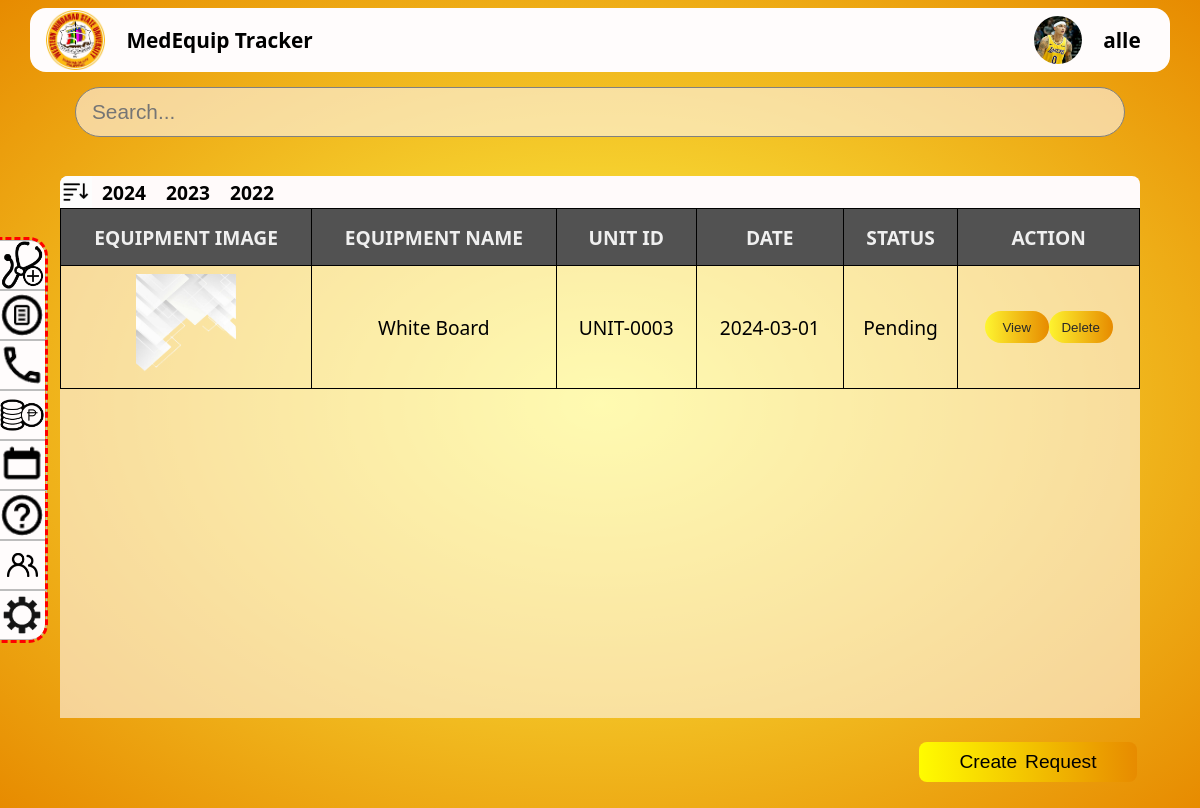
Page /user panel/appointment.php?id=1 (signed in) on the committed database.
### tables this page shows
CREATE TABLE `users` (
  `id` int(11) NOT NULL,
  `fullname` varchar(255) NOT NULL,
  `email` varchar(255) NOT NULL,
  `password` varchar(255) NOT NULL,
  `role` enum('admin','user','anonymous') NOT NULL DEFAULT 'anonymous',
  `contact` varchar(15) DEFAULT NULL,
  `department` varchar(255) DEFAULT NULL,
  `profile_img` varchar(255) DEFAULT NULL,
  `username` varchar(255) DEFAULT NULL,
  `gender` varchar(10) DEFAULT NULL,
  `address` varchar(100) DEFAULT NULL
);

CREATE TABLE `appointment` (
  `request_ID` int(11) NOT NULL,
  `equipment_ID` int(11) DEFAULT NULL,
  `article` varchar(255) DEFAULT NULL,
  `date_request` date DEFAULT NULL,
  `description` text DEFAULT NULL,
  `fullname` varchar(255) DEFAULT NULL,
  `email` varchar(255) DEFAULT NULL,
  `contact_number` varchar(20) DEFAULT NULL,
  `status` varchar(255) NOT NULL DEFAULT 'pending',
  `damage_img` varchar(255) DEFAULT NULL,
  `equip_img` varchar(255) DEFAULT NULL,
  `unit_ID` varchar(255) DEFAULT NULL
);

### functions/header.php (called while the page is built, shortened)
<?php
$id = isset($_GET['id']) ? $_GET['id'] : null;
function getUserInfo($conn, $id) {
    $sql = "SELECT * FROM users WHERE id = '$id'";
    $result = $conn->query($sql);
    if ($result && $result->num_rows > 0) {
        return $result->fetch_assoc();
    } else {
        return null;
    }
}
$userInfo = getUserInfo($conn, $id);
?>

### authentication/auth.php (called while the page is built, shortened)
<?php
$userID = $_SESSION['user_id'];
?>

### user panel/appointment.php (the view, shortened to what this page needs)
<?php
include_once "../dbConfig/dbconnect.php";
include_once "../functions/header.php";
$sql = "SELECT * FROM appointment";
$result = mysqli_query($conn, $sql);
?>
<!DOCTYPE html>
<html lang="en">
<head>
    <link rel="stylesheet" href="../assets/css/index.css">
    <link rel="stylesheet" href="../assets/css/appointment.css">
</head>
<body>
    <div class="container1">
        <div class="headerContainer">
            <div class="subHeaderContainer">
                <div class="imageContainer">
                    <div class="subImageContainer">
                        <img class="image" src="../assets/img/medLogo.png" alt="">
                    </div>
                    <div class="nameContainer">
                        <p class="companyName">MedEquip Tracker</p>
                    </div>
                </div>
                <div class="profileContainer">
                    <div class="subProfileContainer">
                        <?php
                            if (!empty($userInfo['profile_img'])) {
                                echo '<img class="headerImg" src="../uploads/' . $userInfo['profile_img'] . '" alt="Profile Image">';
                            } else {
                                echo '<img class="headerImg" src="../assets/img/person-circle.png" alt="Mountain Placeholder">';
                            }
                        ?>
                        </div>
                        <div class="subProfileContainer">
                        <p class="userName"><?php echo $userInfo['username'] ?? ''; ?></p>
                    </div>
                </div>
            </div>
            <?php include('sidebar.php'); ?>
        </div>
        <div class="container">
           <div class="searchBarContainer">
                <input class="searchBar" placeholder="Search..." type="text">
           </div>
           <div class="filterContainer">
                <div class="subFilterContainer">
                    <div class="sortContainer">
                        <img class="sort" src="../assets/img/th (2).jpg" alt="">
                    </div>
                    <div class="filter" onclick="changeColor(this)">
                        <p class="year">2024</p>
                    </div>
                    <div class="filter" onclick="changeColor(this)">
                        <p class="year">2023</p>
                    </div>
                    <div class="filter" onclick="changeColor(this)">
                        <p class="year">2022</p>
                    </div>
                </div>
           </div>
           <div class="tableContainer1">
                <table>
                    <thead>
                        <tr>
                            <th>EQUIPMENT IMAGE</th>
                            <th>EQUIPMENT NAME</th>
                            <th>UNIT ID</th>
                            <th>DATE</th>
                            <th>STATUS</th>
                            <th>ACTION</th>
                        </tr>
                    </thead>
                    <tbody>
                        <?php
                        while ($row = mysqli_fetch_assoc($result)) {
                            echo "<tr>";
                            echo "<td><img src='../uploads/{$row['equip_img']}' alt='Equipment Image' width='100' height='100'></td>";
                            echo "<td>{$row['article']}</td>";
                            echo "<td>{$row['unit_ID']}</td>";
                            echo "<td>{$row['date_request']}</td>";
                            echo "<td>{$row['status']}</td>";
                            echo "<td class='actionContainer'>";
                            echo "<a href='../user panel/viewAppointment.php?request_ID={$row['request_ID']}&id={$userID}'><button class='action'>View</button></a>";
                            echo "<button class='action'>Delete</button>";
                            echo "</td>";
                            echo "</tr>";
                        }
                        ?>
                    </tbody>
                </table>
           </div>
           <div class="createAppointment">
                <div class="createAppointment2">
                    <a href="../user panel/createAppointment.php?id=<?php echo $userID; ?>">
                    <button class="createbtn">Create<span style="margin-left: 0.5rem;">Request</span></button>
                    </a>
                </div>
           </div>
        </div>
</body>
</html>

### assets/css/index.css (style rules this page uses)
* { margin: 0; padding: 0; }
body { background: radial-gradient(rgb(255,252,0, 0.7), rgb(231, 139, 0)); font-family: system-ui, -apple-system; }
.headerContainer { height: 5rem; width: 100%; display: flex; justify-content: center; align-items: center; }
.subHeaderContainer { height: 4rem; width: 90%; border-radius: 1rem; backdrop-filter: blur(1rem); background-color: rgb(255,252,252); display: flex; flex-direction: row; justify-content: space-between; }
.imageContainer { height: 100%; width: 12rem; display: flex; flex-direction: row; }
.subImageContainer { height: 100%; width: 8rem; margin-left: 1rem; display: flex; justify-content: center; align-items: center; }
.nameContainer { height: 100%; width: 14rem; }
.nameContainer p { font-size: 1.3rem; }
.profileContainer { height: 100%; width: 12rem; display: flex; flex-direction: row; justify-content: right; cursor: pointer; }
.subProfileContainer { height: 100%; width: 4rem; display: flex; justify-content: center; align-items: center; }
.headerImg { border-radius: 5rem; width: 3rem; height: 3rem; }
.profileContainer p { font-size: 1.3rem; }
.image { height: 3.7rem; }
.companyName { display: none; }
.adminName, .userName { display: none; }
.container { height: 91vh; display: flex; flex-direction: column; align-items: center; }
.searchBarContainer { height: 4rem; width: 100%; display: flex; justify-content: center; align-items: center; }
.searchBar { height: 3rem; width: 86%; border-radius: 10rem; border: solid gray 1px; padding-left: 1rem; font-size: 1.3rem; background-color: rgba(255, 250, 250, 0.582); }
.filterContainer { height: 2rem; width: 100%; margin-top: 2rem; display: flex; justify-content: center; align-items: center; }
.subFilterContainer { height: 100%; width: 90%; background-color: snow; border-radius: 0.5rem 0.5rem 0rem 0rem; overflow-y: auto; display: flex; flex-direction: row; }
.sortContainer { height: 100%; width: 2rem; display: flex; justify-content: center; align-items: center; cursor: pointer; }
.sort { height: 2rem; }
.filter { height: 100%; width: 4rem; display: flex; justify-content: center; align-items: center; cursor: pointer; }
.year { font-size: 1.2rem; font-weight: bold; }
.action { height: 2rem; width: 4rem; border-radius: 1rem; border: none; background: linear-gradient(to right, rgb(255,252,0, 0.7), rgb(231, 139, 0)); color: rgb(41,41,41); cursor: pointer; transition: all 0.15s; }
@media only screen and (min-width: 1025px) and (max-width: 1440px) { .subHeaderContainer { width: 95%; display: flex; justify-content: space-between; } }
@media only screen and (min-width: 1025px) and (max-width: 1440px) { .adminName, .userName { display: block; } }
@media only screen and (min-width: 1025px) and (max-width: 1440px) { .companyName { display: block; justify-content: center; align-items: center; } }
@media only screen and (min-width: 1025px) and (max-width: 1440px) { .nameContainer { display: flex; justify-content: center; align-items: center; width: 18rem; margin-left: 1rem; font-weight: bold; font-size: 1.5rem; } }
@media only screen and (min-width: 1025px) and (max-width: 1440px) { .adminName, .userName { font-weight: bold; font-size: 1.5rem; } }
@media only screen and (min-width: 1025px) and (max-width: 1440px) { .profileContainer { padding-right: 1rem; } }
@media only screen and (min-width: 1025px) and (max-width: 1440px) { .imageContainer { width: 18rem; } }
@media only screen and (min-width: 1025px) and (max-width: 1440px) { .subImageContainer { width: 4rem; } }
@media only screen and (min-width: 1025px) and (max-width: 1440px) { table { border-collapse: collapse; text-align: center; width: 100%; } }
@media only screen and (min-width: 1025px) and (max-width: 1440px) { th { background-color: rgb(82,82,82); color: rgb(239,239,239); } }
@media only screen and (min-width: 1025px) and (max-width: 1440px) { th, td { border: solid black 1px; height: 2.5rem; padding: 0.5rem; justify-content: center; align-items: center; font-size: 1.2rem; } }

### rows in the picture
users: profile_img (picture), username "alle"
appointment: equip_img (picture), article "White Board", unit_ID "UNIT-0003", date_request "2024-03-01", status "Pending"
